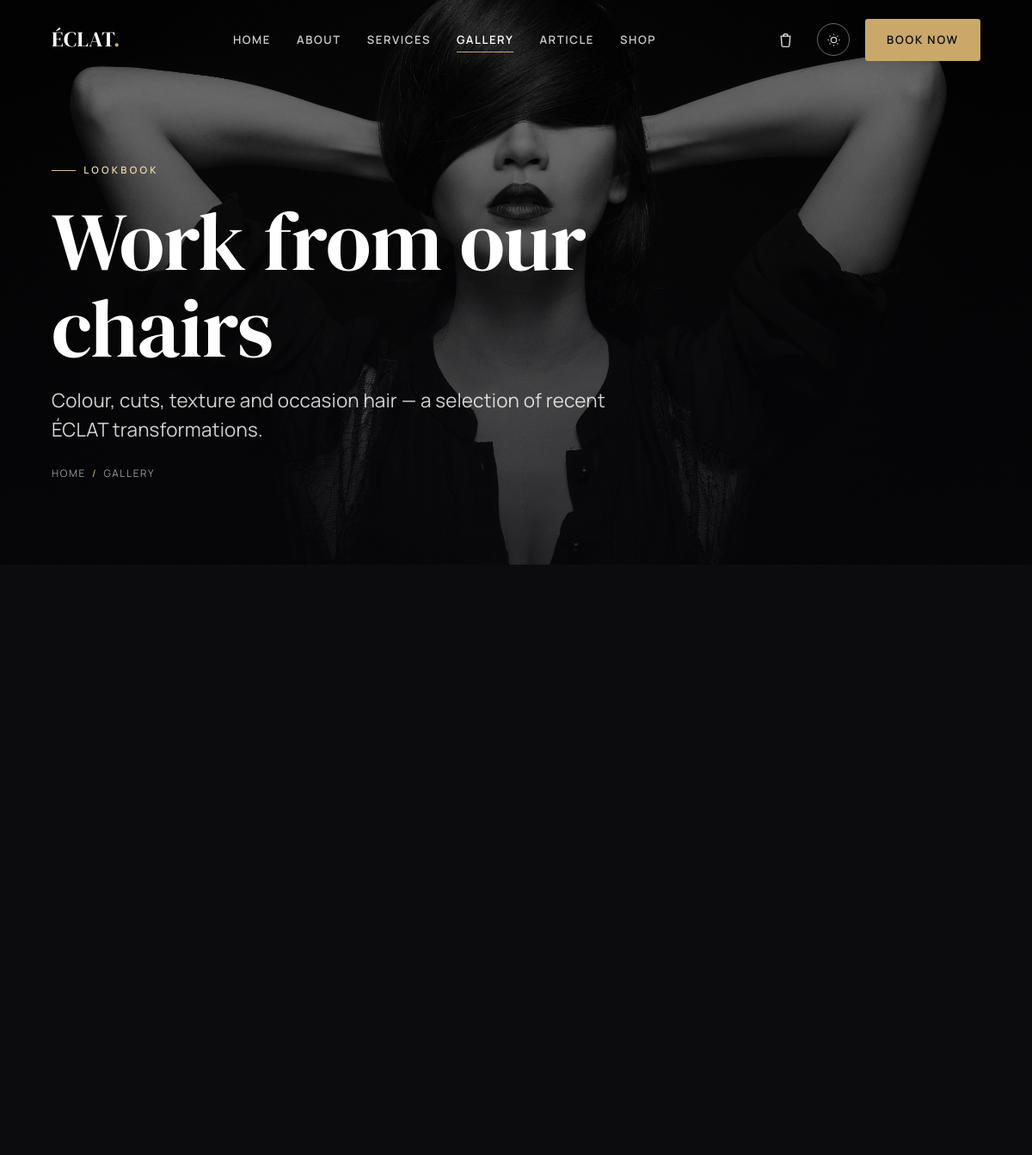
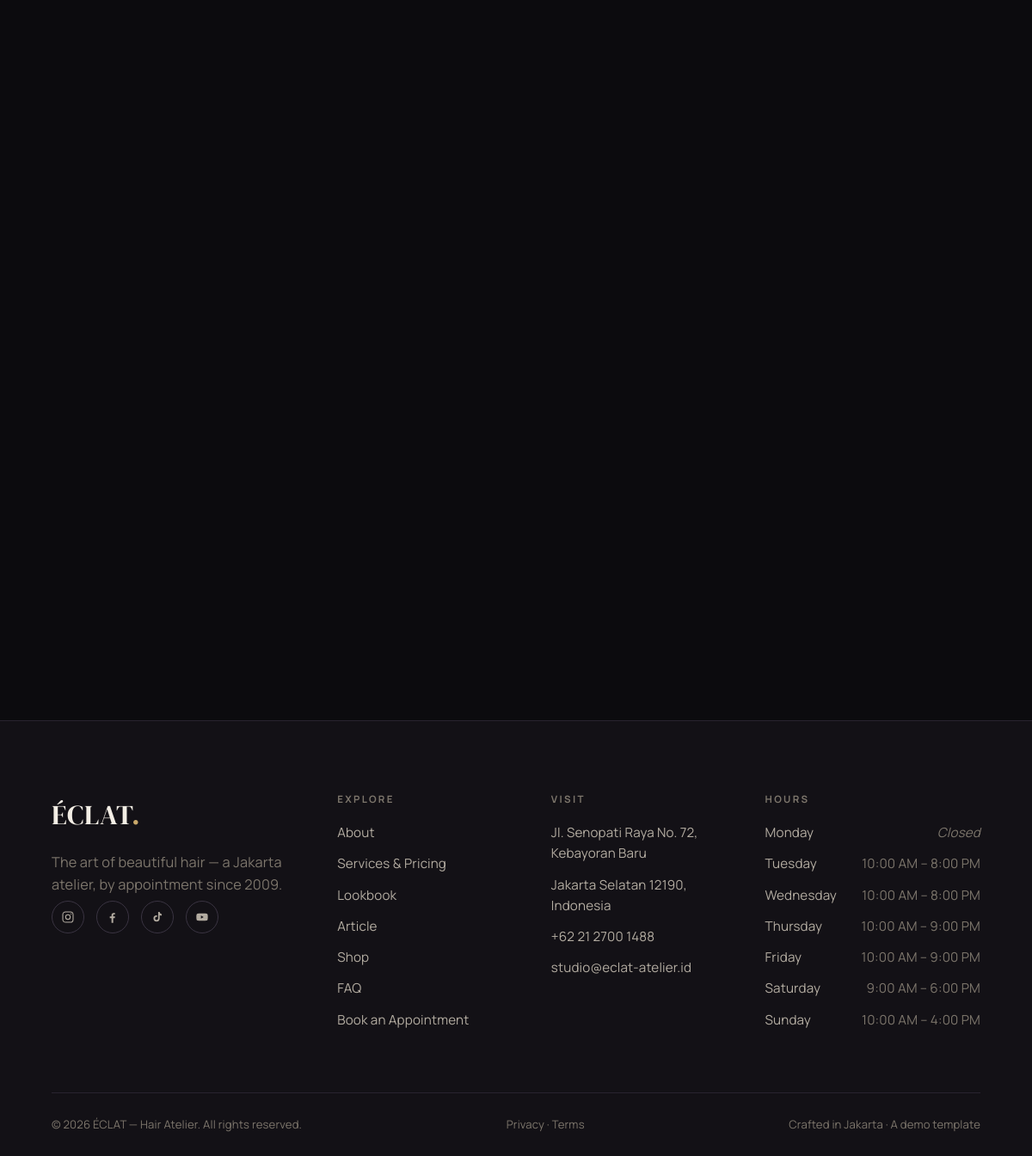
The page /gallery on the database its author committed (2 pictures, top to bottom).
### tables this page shows
CREATE TABLE opening_hours (
    id         INT AUTO_INCREMENT PRIMARY KEY,
    day_order  TINYINT      NOT NULL,
    day_name   VARCHAR(12)  NOT NULL,
    open_time  TIME         NULL,
    close_time TIME         NULL,
    is_closed  TINYINT(1)   NOT NULL DEFAULT 0
);

### app/controllers/gallery.php (called while the page is built)
<?php
render('gallery', [
    'title'      => 'Lookbook — ' . get_setting('site_name_full'),
    'meta'       => 'Recent colour, cuts, balayage, updos and bridal work from the ' . get_setting('site_name') . ' atelier.',
    'active'     => 'gallery',
    'css'        => ['gallery'],
    'js'         => ['pages/gallery'],
    'categories' => get_gallery_categories(),
    'items'      => get_gallery(),
]);

### public/index.php (called while the page is built, shortened)
<?php
$routes = require APP_PATH . '/routes.php';
$uri  = parse_url($_SERVER['REQUEST_URI'] ?? '/', PHP_URL_PATH) ?? '/';
if (BASE_URL !== '') {
    if ($uri === BASE_URL) {
        $uri = '/';
    } elseif (str_starts_with($uri, BASE_URL . '/')) {
        $uri = substr($uri, strlen(BASE_URL));
    }
}
$path = '/' . trim($uri, '/');
$controller = $routes[$path] ?? null;
if ($controller === null) {
    http_response_code(404);
    $controller_file = APP_PATH . '/controllers/not_found.php';
} else {
    $controller_file = APP_PATH . '/controllers/' . $controller . '.php';
}
require $controller_file;

### app/models/settings.php (called while the page is built, shortened)
<?php
function get_setting(string $key, string $default = ''): string {
    static $cache = null;
    if ($cache === null) {
        $cache = [];
        foreach (q('SELECT skey, svalue FROM settings') as $r) {
            $cache[$r['skey']] = $r['svalue'];
        }
    }
    return $cache[$key] ?? $default;
}

### app/database.php (called while the page is built, shortened)
<?php
function db(): PDO {
    static $pdo = null;
    if ($pdo instanceof PDO) {
        return $pdo;
    }
    $opts = [
        PDO::ATTR_ERRMODE            => PDO::ERRMODE_EXCEPTION,
        PDO::ATTR_DEFAULT_FETCH_MODE => PDO::FETCH_ASSOC,
        PDO::ATTR_EMULATE_PREPARES   => false,
    ];
    try {
        if (DB_DRIVER === 'sqlite') {
            $pdo = new PDO('sqlite:' . DB_SQLITE_PATH, null, null, $opts);
            $pdo->exec('PRAGMA foreign_keys = ON');
        } else {
            $dsn = sprintf('mysql:host=%s;port=%s;dbname=%s;charset=utf8mb4',
                DB_HOST, DB_PORT, DB_NAME);
            $pdo = new PDO($dsn, DB_USER, DB_PASS, $opts);
        }
    } catch (PDOException $ex) {
        http_response_code(500);
        exit(APP_DEBUG
            ? 'Database connection failed: ' . $ex->getMessage()
            : 'The site is temporarily unavailable. Please try again shortly.');
    }
    return $pdo;
}
function q(string $sql, array $params = []): array {
    $stmt = db()->prepare($sql);
    $stmt->execute($params);
    return $stmt->fetchAll();
}

### app/models/hours.php (called while the page is built, shortened)
<?php
function get_opening_hours(): array {
    return q('SELECT day_name, open_time, close_time, is_closed
              FROM opening_hours ORDER BY day_order ASC');
}

### app/views/pages/gallery.php (the view, shortened to what this page needs)
<section class="page-hero">
    <div class="page-hero-bg"><img src="<?= e(url('assets/img/hero/gallery-hero.jpg')) ?>" alt="" aria-hidden="true"></div>
    <div class="container">
        <span class="eyebrow">Lookbook</span>
        <h1>Work from our chairs</h1>
        <p class="lede">Colour, cuts, texture and occasion hair — a selection of recent ÉCLAT transformations.</p>
        <div class="breadcrumb"><a href="<?= e(url('')) ?>">Home</a><span class="sep">/</span>Gallery</div>
    </div>
</section>
<section class="section">
    <div class="container">
        <div class="masonry">
        </div>
    </div>
</section>

### app/views/partials/footer.php
<?php
$hours   = get_opening_hours();
$ig = get_setting('instagram'); $fb = get_setting('facebook');
$tt = get_setting('tiktok');    $yt = get_setting('youtube');
?>
<footer class="site-footer">
    <div class="container">
        <div class="footer-top">
            <div class="footer-brand">
                <div class="brand"><?= e(get_setting('site_name')) ?><span class="dot">.</span></div>
                <p><?= e(get_setting('tagline')) ?> — a Jakarta atelier, by appointment since <?= e(get_setting('founded_year')) ?>.</p>
                <div class="socials">
                    <a href="<?= e($ig) ?>" aria-label="Instagram"><svg viewBox="0 0 24 24" fill="none" stroke="currentColor" stroke-width="1.6"><rect x="3" y="3" width="18" height="18" rx="5"/><circle cx="12" cy="12" r="4"/><circle cx="17.5" cy="6.5" r="1" fill="currentColor" stroke="none"/></svg></a>
                    <a href="<?= e($fb) ?>" aria-label="Facebook"><svg viewBox="0 0 24 24" fill="currentColor"><path d="M13 22v-8h2.7l.4-3H13V9c0-.9.3-1.5 1.6-1.5H16V4.9c-.3 0-1.2-.1-2.3-.1-2.3 0-3.7 1.4-3.7 3.9V11H7v3h3v8z"/></svg></a>
                    <a href="<?= e($tt) ?>" aria-label="TikTok"><svg viewBox="0 0 24 24" fill="currentColor"><path d="M16 3c.3 2 1.6 3.6 3.6 3.9v2.6c-1.3.1-2.6-.3-3.6-1v5.9a5.4 5.4 0 1 1-5.4-5.4c.3 0 .6 0 .9.1v2.7a2.7 2.7 0 1 0 1.9 2.6V3z"/></svg></a>
                    <a href="<?= e($yt) ?>" aria-label="YouTube"><svg viewBox="0 0 24 24" fill="currentColor"><path d="M22 12s0-3-.4-4.4a2.3 2.3 0 0 0-1.6-1.6C18.5 5.6 12 5.6 12 5.6s-6.5 0-8 .4A2.3 2.3 0 0 0 2.4 7.6C2 9 2 12 2 12s0 3 .4 4.4a2.3 2.3 0 0 0 1.6 1.6c1.5.4 8 .4 8 .4s6.5 0 8-.4a2.3 2.3 0 0 0 1.6-1.6C22 15 22 12 22 12zm-12 2.8V9.2l4.8 2.8z"/></svg></a>
                </div>
            </div>
            <div class="footer-col">
                <h4>Explore</h4>
                <ul>
                    <li><a href="<?= e(url('about')) ?>">About</a></li>
                    <li><a href="<?= e(url('services')) ?>">Services &amp; Pricing</a></li>
                    <li><a href="<?= e(url('gallery')) ?>">Lookbook</a></li>
                    <li><a href="<?= e(url('blog')) ?>">Article</a></li>
                    <li><a href="<?= e(url('shop')) ?>">Shop</a></li>
                    <li><a href="<?= e(url('faq')) ?>">FAQ</a></li>
                    <li><a href="<?= e(url('book')) ?>">Book an Appointment</a></li>
                </ul>
            </div>
            <div class="footer-col">
                <h4>Visit</h4>
                <ul>
                    <li><?= e(get_setting('address_line1')) ?></li>
                    <li><?= e(get_setting('address_line2')) ?></li>
                    <li><a href="tel:<?= e(preg_replace('/[^0-9+]/', '', get_setting('phone'))) ?>"><?= e(get_setting('phone')) ?></a></li>
                    <li><a href="mailto:<?= e(get_setting('email')) ?>"><?= e(get_setting('email')) ?></a></li>
                </ul>
            </div>
            <div class="footer-col">
                <h4>Hours</h4>
                <ul>
                    <?php foreach ($hours as $h): ?>
                        <li class="hours-row<?= $h['is_closed'] ? ' closed' : '' ?>">
                            <span class="d"><?= e($h['day_name']) ?></span>
                            <span class="t"><?= $h['is_closed'] ? 'Closed' : e(fmt_time($h['open_time']) . ' – ' . fmt_time($h['close_time'])) ?></span>
                        </li>
                    <?php endforeach; ?>
                </ul>
            </div>
        </div>
        <div class="footer-bottom">
            <span>© <?= date('Y') ?> <?= e(get_setting('site_name_full')) ?>. All rights reserved.</span>
            <span class="footer-legal">
                <a href="<?= e(url('privacy')) ?>">Privacy</a> · <a href="<?= e(url('terms')) ?>">Terms</a>
            </span>
            <span>Crafted in Jakarta · A demo template</span>
        </div>
    </div>
</footer>

### public/assets/css/base/tokens.css (style rules this page uses)
:root { --font-display: "DM Serif Display", Georgia, "Times New Roman", serif; --font-body: "Manrope", system-ui, -apple-system, Segoe UI, Roboto, sans-serif; --fs-eyebrow: 0.72rem; --fs-body: 1.02rem; --fs-lead: clamp(1.12rem, 0.6rem + 1.1vw, 1.4rem); --h4: clamp(1.05rem, 0.9rem + 0.6vw, 1.3rem); --h3: clamp(1.4rem, 1rem + 1.4vw, 2rem); --h2: clamp(2.05rem, 1.2rem + 3.4vw, 3.4rem); --h1: clamp(2.9rem, 1.2rem + 7vw, 6rem); --container: 1220px; --container-narrow: 880px; --gutter: clamp(20px, 5vw, 64px); --section-y: clamp(60px, 6vw, 104px); --radius: 3px; --radius-lg: 6px; --ease: cubic-bezier(0.2, 0.6, 0.2, 1); --dur: 0.65s; --dur-fast: 0.28s; }
:root, [data-theme="dark"] { --bg: #0c0b0e; --bg-2: #131116; --bg-3: #1b181f; --text: #f2ede4; --text-2: #b3aca1; --text-3: #7d766c; --line: #29242f; --line-2: #3a3442; --accent: #c9a86a; --accent-2: #e2c993; --accent-ink: #0c0b0e; --overlay: linear-gradient(180deg, rgba(8,7,10,0.25) 0%, rgba(8,7,10,0.72) 100%); --shadow: 0 24px 60px -28px rgba(0,0,0,0.7); --img-filter: grayscale(0.15) contrast(1.02); }

### public/assets/css/base/typography.css (style rules this page uses)
body { font-family: var(--font-body); font-size: var(--fs-body); font-weight: 400; color: var(--text); background: var(--bg); letter-spacing: 0.01em; transition: background var(--dur-fast) var(--ease), color var(--dur-fast) var(--ease); }
h1, h2, h3, h4 { font-family: var(--font-display); font-weight: 400; line-height: 1.06; letter-spacing: -0.005em; color: var(--text); }
h1 { font-size: var(--h1); font-weight: 400; }
h4 { font-size: var(--h4); line-height: 1.2; }
p { color: var(--text-2); }
.eyebrow { font-family: var(--font-body); font-size: var(--fs-eyebrow); font-weight: 600; letter-spacing: 0.28em; text-transform: uppercase; color: var(--accent); display: inline-flex; align-items: center; gap: 0.8em; }
.eyebrow::before { content: ""; width: 28px; height: 1px; background: var(--accent); opacity: 0.7; }
.lede { font-size: var(--fs-lead); line-height: 1.5; color: var(--text-2); }

### public/assets/css/components/layout.css (style rules this page uses)
.container { width: 100%; max-width: var(--container); margin-inline: auto; padding-inline: var(--gutter); }
.section { padding-block: var(--section-y); }

### public/assets/css/components/header.css (style rules this page uses)
.brand { font-family: var(--font-display); font-size: 1.55rem; font-weight: 400; letter-spacing: 0.02em; color: var(--text); transition: color var(--dur-fast) var(--ease); }
.brand .dot { color: var(--accent); }

### public/assets/css/components/hero.css (style rules this page uses)
.page-hero { position: relative; padding-top: 180px; padding-bottom: clamp(60px, 8vw, 110px); overflow: hidden; }
.page-hero-bg { position: absolute; inset: 0; z-index: -2; }
.page-hero-bg img { width: 100%; height: 100%; object-fit: cover; filter: grayscale(0.5) brightness(0.7); }
.page-hero-bg::after { content: ""; position: absolute; inset: 0; background: var(--overlay); }
.page-hero h1 { color: #fff; max-width: 18ch; }
.page-hero .eyebrow { color: #edd6a6; margin-bottom: 22px; }
.page-hero .eyebrow::before { background: #edd6a6; opacity: 0.9; }
.page-hero .lede { color: rgba(255,255,255,0.82); max-width: 52ch; margin-top: 0.7em; }
.breadcrumb { margin-top: 26px; font-size: 0.74rem; letter-spacing: 0.14em; text-transform: uppercase; color: rgba(255,255,255,0.6); }
.breadcrumb .sep { margin-inline: 0.6em; color: var(--accent-2); }

### public/assets/css/pages/gallery.css (style rules this page uses)
.masonry { columns: 3; column-gap: clamp(14px, 1.6vw, 24px); }

### rows shown on the page
opening_hours: day_name "Monday", is_closed "Closed"
opening_hours: day_name "Tuesday", open_time+close_time "10:00 AM – 8:00 PM"
opening_hours: day_name "Wednesday", open_time+close_time "10:00 AM – 8:00 PM"
opening_hours: day_name "Thursday", open_time+close_time "10:00 AM – 9:00 PM"
opening_hours: day_name "Friday", open_time+close_time "10:00 AM – 9:00 PM"
opening_hours: day_name "Saturday", open_time+close_time "9:00 AM – 6:00 PM"
opening_hours: day_name "Sunday", open_time+close_time "10:00 AM – 4:00 PM"

### other values the page prints
get_setting('site_name') "ÉCLAT"
$label "HOME"
$label "ABOUT"
$label "SERVICES"
$label "GALLERY"
$label "ARTICLE"
$label "SHOP"
get_setting('tagline') "The art of beautiful hair"
get_setting('founded_year') "2009"
get_setting('address_line1') "Jl. Senopati Raya No. 72, Kebayoran Baru"
get_setting('address_line2') "Jakarta Selatan 12190, Indonesia"
get_setting('phone') "+62 21 2700 1488"
get_setting('email') "studio@eclat-atelier.id"
get_setting('site_name_full') "ÉCLAT — Hair Atelier"
